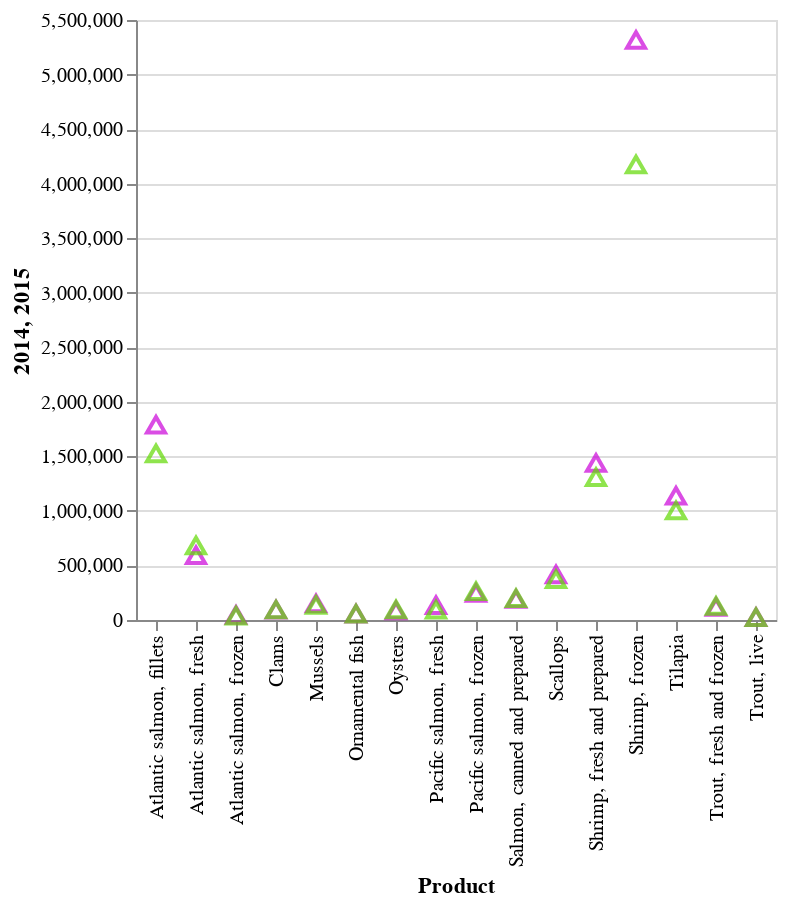

Notebook code for this chart:
### Markdown cell above
You can see the different styles of point markers and the options for them here [altair mark documentation](https://altair-viz.github.io/user_guide/marks.html). Above we also changed the colour of the marker - this is something can specify with a name of a colour (as we did - range of options available), or with a hex code for the colour of the form `color='#CA02D9'`. A good resource for picking colours and finding this hex format to specify them is [Adobe's color tool](https://color.adobe.com/create/color-wheel/) it's really helpful for picking matching colors too.

Here's an example of adding plots of two data sets on the same axes using different colours picked from that website.

### Code cell
# This snippet creates two separate scatter plots with triangle markers using the fish DataFrame, one for the
# year 2014 (a) and another for 2015 (b). The mark_point() function specifies the shape and color for each plot.
# The plots are then combined using the + operator, layering them on top of each other to compare the values
# for 2014 and 2015.
a = alt.Chart(fish).mark_point(size=80, shape='triangle', color='#CA02D9').encode(
    x='Product',
    y='2014',
)
b = alt.Chart(fish).mark_point(size=80, shape='triangle', color='#5FD902').encode(
    x='Product',
    y='2015',
)
# Combining these two figures together
a + b

### Figure 1 — Vega-Lite specification as saved in the notebook (floating-point values rounded to 4 significant figures)
{"config": {"view": {"continuousWidth": 300, "continuousHeight": 300}}, "layer": [{"mark": {"type": "point", "color": "#CA02D9", "shape": "triangle", "size": 80}, "encoding": {"x": {"field": "Product", "type": "nominal"}, "y": {"field": "2014", "type": "quantitative"}}}, {"mark": {"type": "point", "color": "#5FD902", "shape": "triangle", "size": 80}, "encoding": {"x": {"field": "Product", "type": "nominal"}, "y": {"field": "2015", "type": "quantitative"}}}], "data": {"name": "data-f541a6179af65bc43b7b60bcdd80dcb9"}, "$schema": "https://vega.github.io/schema/vega-lite/v5.8.0.json", "datasets": {"data-f541a6179af65bc43b7b60bcdd80dcb9": [{"Product": "Trout, fresh and frozen", "2014": 95010.0, "2015": 104800.0, "2016": 121000.0, "2017": 135200.0, "2018": 164700.0}, {"Product": "Atlantic salmon, fresh", "2014": 568900.0, "2015": 658800.0, "2016": 842600.0, "2017": 948900.0, "2018": 1036000.0}, {"Product": "Pacific salmon, fresh ", "2014": 111500.0, "2015": 69980.0, "2016": 80010.0, "2017": 70730.0, "2018": 90320.0}, {"Product": "Atlantic salmon, frozen", "2014": 21460.0, "2015": 16360.0, "2016": 24230.0, "2017": 22490.0, "2018": 20200.0}, {"Product": "Pacific salmon, frozen ", "2014": 224300.0, "2015": 239000.0, "2016": 246200.0, "2017": 302300.0, "2018": 360700.0}, {"Product": "Atlantic salmon, fillets", "2014": 1767000.0, "2015": 1503000.0, "2016": 1795000.0, "2017": 2160000.0, "2018": 2369000.0}, {"Product": "Salmon, canned and prepared ", "2014": 167800.0, "2015": 175400.0, "2016": 166500.0, "2017": 195400.0, "2018": 198000.0}, {"Product": "Tilapia ", "2014": 1114000.0, "2015": 980700.0, "2016": 754800.0, "2017": 674500.0, "2018": 686900.0}, {"Product": "Shrimp, frozen", "2014": 5293000.0, "2015": 4151000.0, "2016": 4458000.0, "2017": 5064000.0, "2018": 4728000.0}, {"Product": "Shrimp, fresh and prepared ", "2014": 1415000.0, "2015": 1284000.0, "2016": 1246000.0, "2017": 1480000.0, "2018": 1509000.0}, {"Product": "Oysters ", "2014": 64190.0, "2015": 72020.0, "2016": 74460.0, "2017": 77820.0, "2018": 87710.0}, {"Product": "Mussels ", "2014": 128400.0, "2015": 114300.0, "2016": 119900.0, "2017": 121800.0, "2018": 102700.0}, {"Product": "Clams ", "2014": 71340.0, "2015": 71410.0, "2016": 73060.0, "2017": 72420.0, "2018": 79220.0}, {"Product": "Scallops ", "2014": 394400.0, "2015": 350200.0, "2016": 328500.0, "2017": 264500.0, "2018": 243600.0}, {"Product": "Trout, live", "2014": 800.3, "2015": 1054.0, "2016": 1082.0, "2017": 1152.0, "2018": 1635.0}, {"Product": "Ornamental fish", "2014": 33730.0, "2015": 33780.0, "2016": 38790.0, "2017": 40050.0, "2018": 45250.0}]}}
